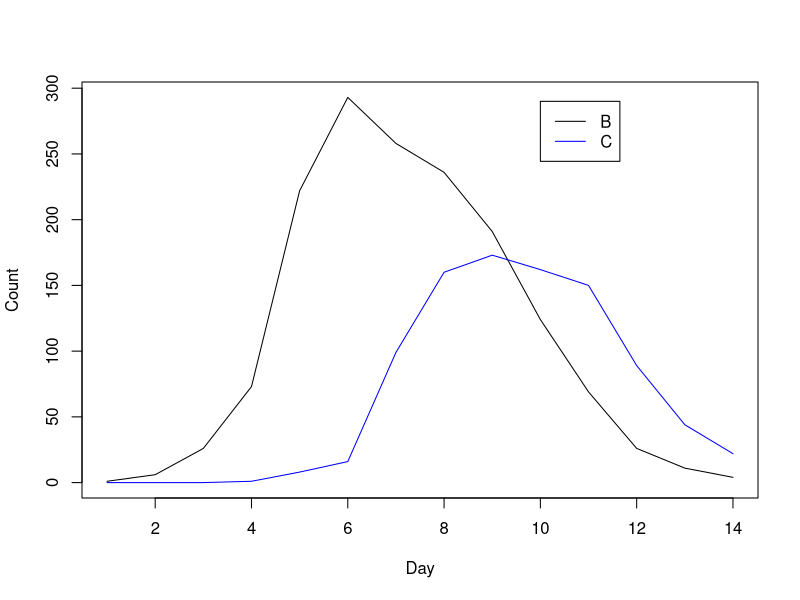

The R script that drew this image:
## ---- chunk 1
## load data
BS <- read.csv("BS.csv", header = T)
## ---- chunk 2
## plot data
ylims <- c(0, max(c(BS$B, BS$C)))
plot(BS$day, BS$B, xlab = "Day", ylab = "Count", ylim = ylims, type = "l")
lines(BS$day, BS$C, col = "blue")
legend(10, 290, legend = c("B", "C"), col = c("black", "blue"), lty = 1)
